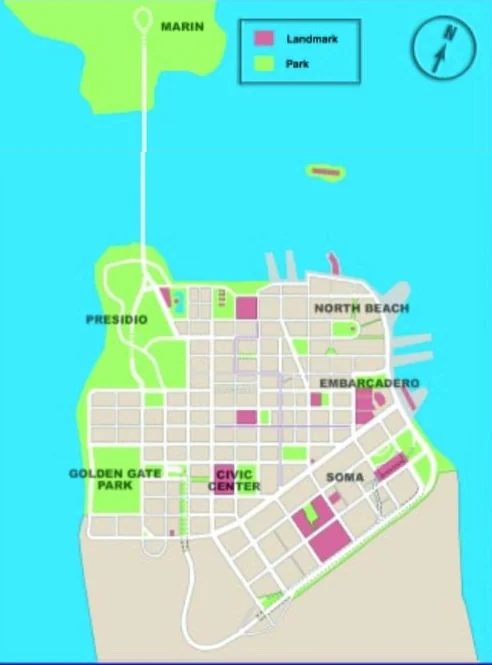
#> input picture tools/sf/ref.png, 492 x 665 px, found by its file name
$ python trace.py
#> lines starting #> are read from the running program, lines starting #| are printed output that depends on the picture; after the words box and inside, x2 and y2 are one past the last pixel; in counts of white or black regions, pixels touching at a corner belong together
# Traces the San Francisco reference map (tools/sf/ref.png): white roads -> skeleton -> graph -> polylines with a width estimate.
# usage: python3 tools/sf/trace.py   -> /tmp/sf_roads.json (reference-image pixels)
import json, sys, numpy as np, cv2
from skimage.morphology import skeletonize
im = cv2.imread('tools/sf/ref.png'); b, g, r = [im[..., i].astype(int) for i in range(3)]
#> further down, im is the input picture: shape (665, 492, 3); mean B, G, R 218.4, 229.3, 129.4
#> after `b, g, r = [im[..., i].astype(int) for i in range(3)]`:
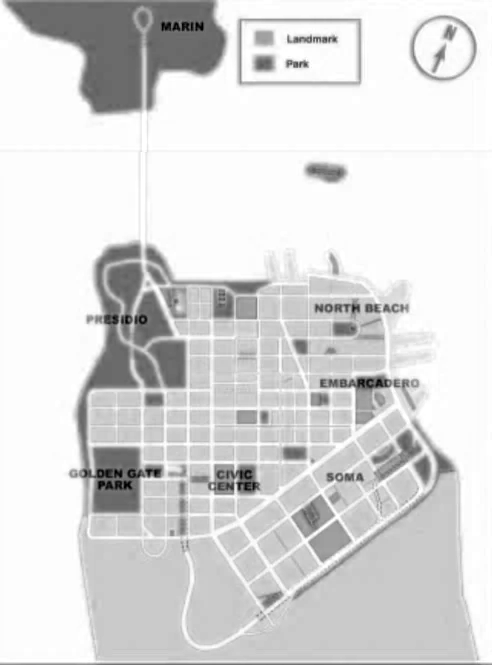
#> b: shape (665, 492) int64; min 0, max 255, mean 218.4
#> after `b, g, r = [im[..., i].astype(int) for i in range(3)]`:
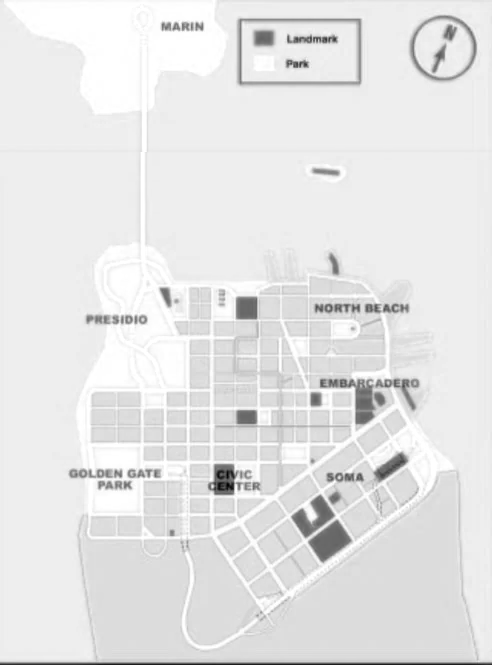
#> g: shape (665, 492) int64; min 1, max 255, mean 229.3
#> after `b, g, r = [im[..., i].astype(int) for i in range(3)]`:
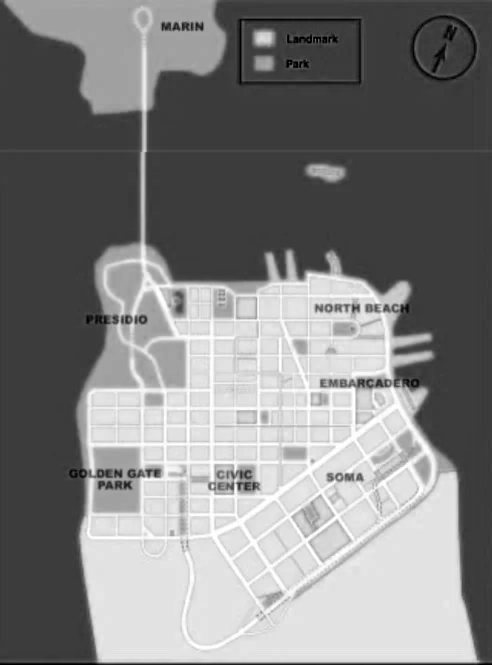
#> r: shape (665, 492) int64; min 0, max 255, mean 129.4
p = np.clip((np.minimum(g, b).astype(float) - 214) / (238 - 214), 0, 1) * (r > 200)
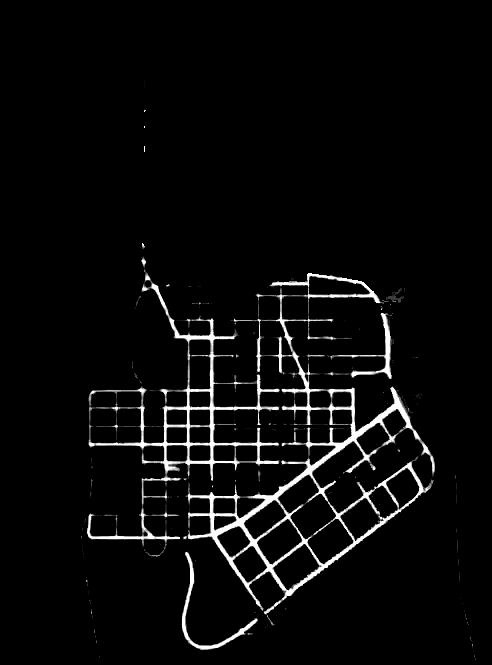
#> p: shape (665, 492) float64; min 0, max 1, mean 0.0397
road = p.astype(np.float32)
road[10:95, 235:492] = 0                        # the legend box and the compass
SC = 4
up = cv2.resize(road, None, fx=SC, fy=SC, interpolation=cv2.INTER_CUBIC)
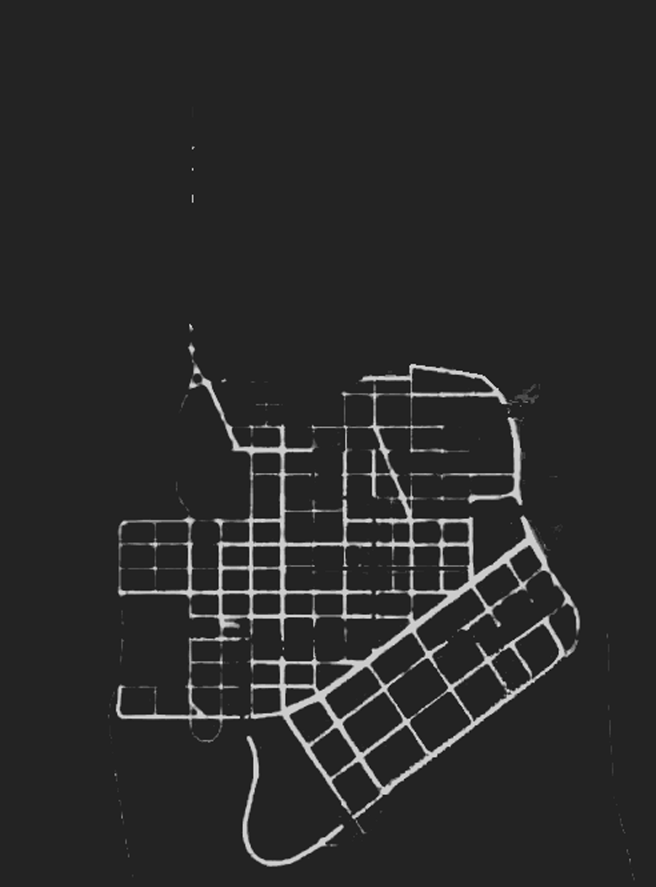
#> up: shape (2660, 1968) float32 (shown at 1/3 size); min -0.209, max 1.3, mean 0.0397; drawn with min black and max white
up = (up > 0.45).astype(np.uint8)
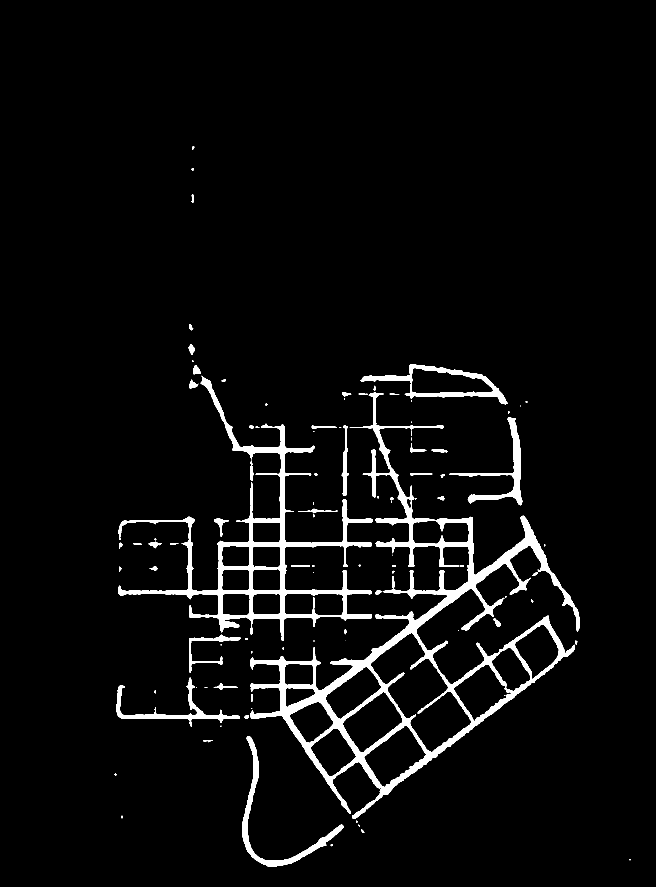
#> up: shape (2660, 1968) (shown at 1/3 size); values 0 (black) and 1 (white), 4.1% white; 101 white regions (29 under 20 px), largest, box (x1, y1, x2, y2) and area: (750, 1176, 1739, 2457) 111418, (355, 1127, 1118, 1923) 53471, (727, 2208, 1031, 2600) 10009
up = cv2.morphologyEx(up, cv2.MORPH_OPEN, np.ones((5, 5), np.uint8))
#> up: shape (2660, 1968); values 0 (black) and 1 (white), 3.9% white; 77 white regions, largest, box (x1, y1, x2, y2) and area: (751, 1177, 1739, 2457) 105875, (355, 1133, 1118, 1922) 49162, (728, 2208, 1031, 2599) 9991
up = cv2.morphologyEx(up, cv2.MORPH_CLOSE, np.ones((9, 9), np.uint8))
#> up: shape (2660, 1968); values 0 (black) and 1 (white), 4% white; 60 white regions, largest, box (x1, y1, x2, y2) and area: (734, 1177, 1739, 2457) 107544, (355, 1133, 1118, 1922) 50308, (728, 2208, 1031, 2599) 9994
dt = cv2.distanceTransform(up, cv2.DIST_L2, 5)
sk = skeletonize(up > 0).astype(np.uint8)
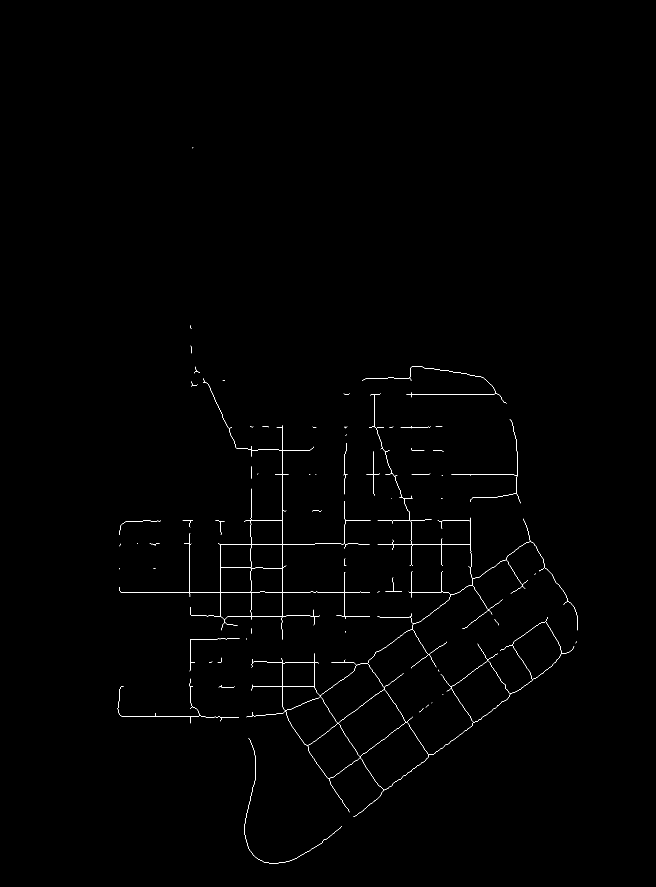
#> sk: shape (2660, 1968) (shown at 1/3 size); values 0 (black) and 1 (white), 0.32% white in thin lines or dots, all inside (x1, y1, x2, y2) = (353, 442, 1734, 2591)
pts = set(zip(*np.nonzero(sk)))
#> pts = 16493 items
nb = [(-1,-1),(-1,0),(-1,1),(0,-1),(0,1),(1,-1),(1,0),(1,1)]
def nbrs(p): return [(p[0]+dy, p[1]+dx) for dy, dx in nb if (p[0]+dy, p[1]+dx) in pts]
deg = {p: len(nbrs(p)) for p in pts}
#> deg = 16493 items
nodes = {p for p in pts if deg[p] != 2}
#> nodes = 754 items
lab = {}; clusters = []
for p in nodes:
    if p in lab: continue
    st = [p]; lab[p] = len(clusters); c = [p]
    while st:
        q = st.pop()
        for n in nbrs(q):
            if n in nodes and n not in lab: lab[n] = len(clusters); st.append(n); c.append(n)
    clusters.append(c)
#> this loop made 754 passes
#> after the loop, clusters = 372 items; lab = 754 items
cen = [tuple(np.mean(c, axis=0)) for c in clusters]
#> cen = 372 pairs, first value 442 to 2478, second value 358 to 1731
seen = set(); edges = []
for ci, c in enumerate(clusters):
    for p in c:
        for n in nbrs(p):
            if n in nodes or (p, n) in seen: continue
            path = [p, n]; seen.add((p, n)); prev, cur = p, n
            while cur not in nodes:
                nx = [x for x in nbrs(cur) if x != prev]
                if not nx: break
                prev, cur = cur, nx[0]; path.append(cur)
                if len(path) > 40000: break
            seen.add((path[-1], path[-2]))
            edges.append((ci, lab.get(path[-1], -1), path))
#> this loop made 372 passes
#> c on passes 1, 2, 4: [(1960, 943)], [(1142, 1232)], [(2004, 1233)]
#> after the loop, edges = 329 items; seen = 658 items
out = []
#> out = []
for ci, cj, path in edges:
    if len(path) < 6: continue
    pl = [cen[ci]] + [tuple(p) for p in path[1:-1]] + ([cen[cj]] if cj >= 0 else [path[-1]])
    a = np.array([[p[1], p[0]] for p in pl], np.float32).reshape(-1, 1, 2)
    ap = cv2.approxPolyDP(a, 2.6, False).reshape(-1, 2)
    w = float(np.mean([dt[int(p[0]), int(p[1])] for p in path[::3]])) * 2 / SC
    out.append({'pts': [[round(float(x) / SC, 2), round(float(y) / SC, 2)] for x, y in ap], 'w': round(w, 2), 'closed': cj >= 0})
#> this loop made 329 passes
#> (ci, cj, ap, w) on passes 1 to 3: (0, 153, [[943, 1960], [943, 1988]], 2.32), (1, 151, [[1232, 1142], [1228.8, 1133]], 1.87), (2, 281, [[1120.5, 1423], [1120, 1354]], 2.64)
#> after the loop, out = 287 items
json.dump(out, open('/tmp/sf_roads.json', 'w'))
ws = sorted(e['w'] for e in out); print(len(out), 'edges; width percentiles', [ws[int(len(ws) * q)] for q in (0.1, 0.25, 0.5, 0.75, 0.9, 0.97)])
#> after `ws = sorted((e['w'] for e in out))`: ws = 287 values from 1.25 to 7.53
#| 287 edges; width percentiles [1.87, 2.32, 2.88, 3.4, 4.23, 5.5]
